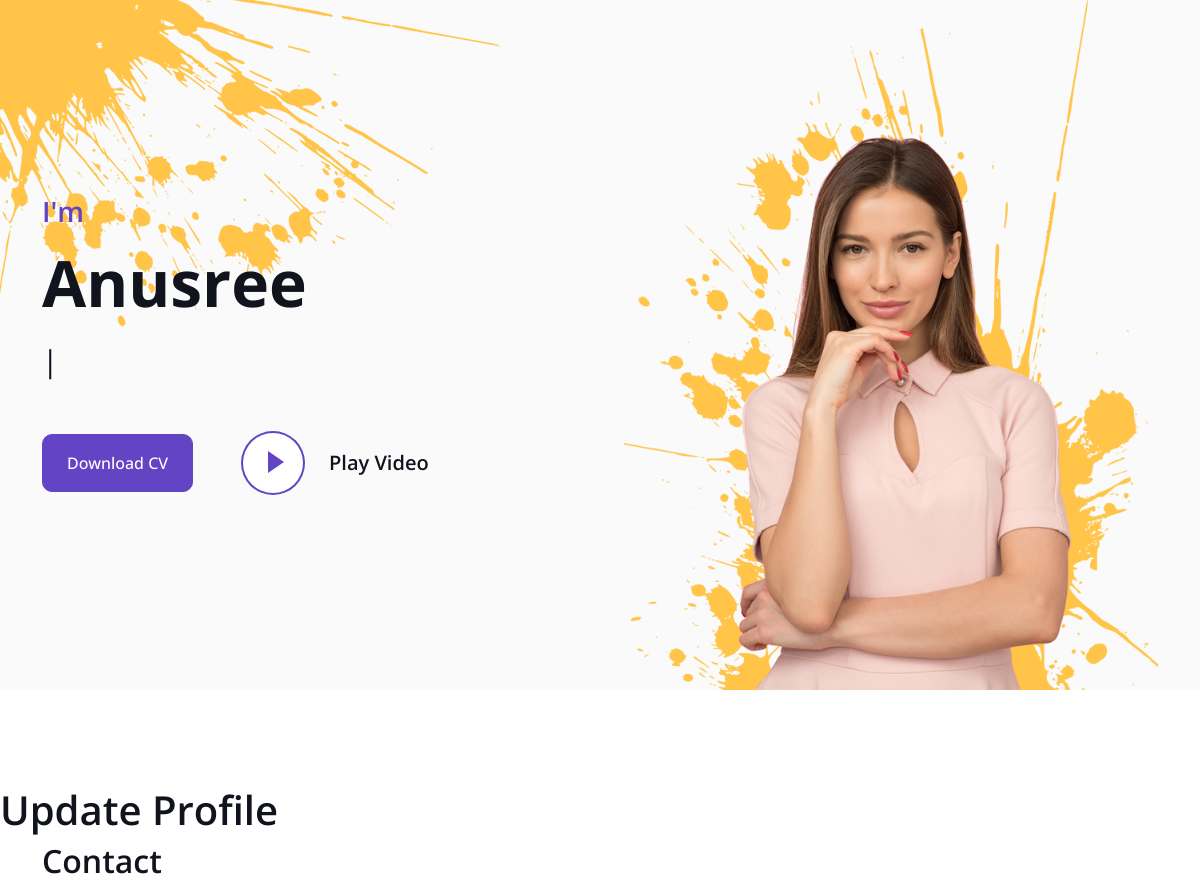
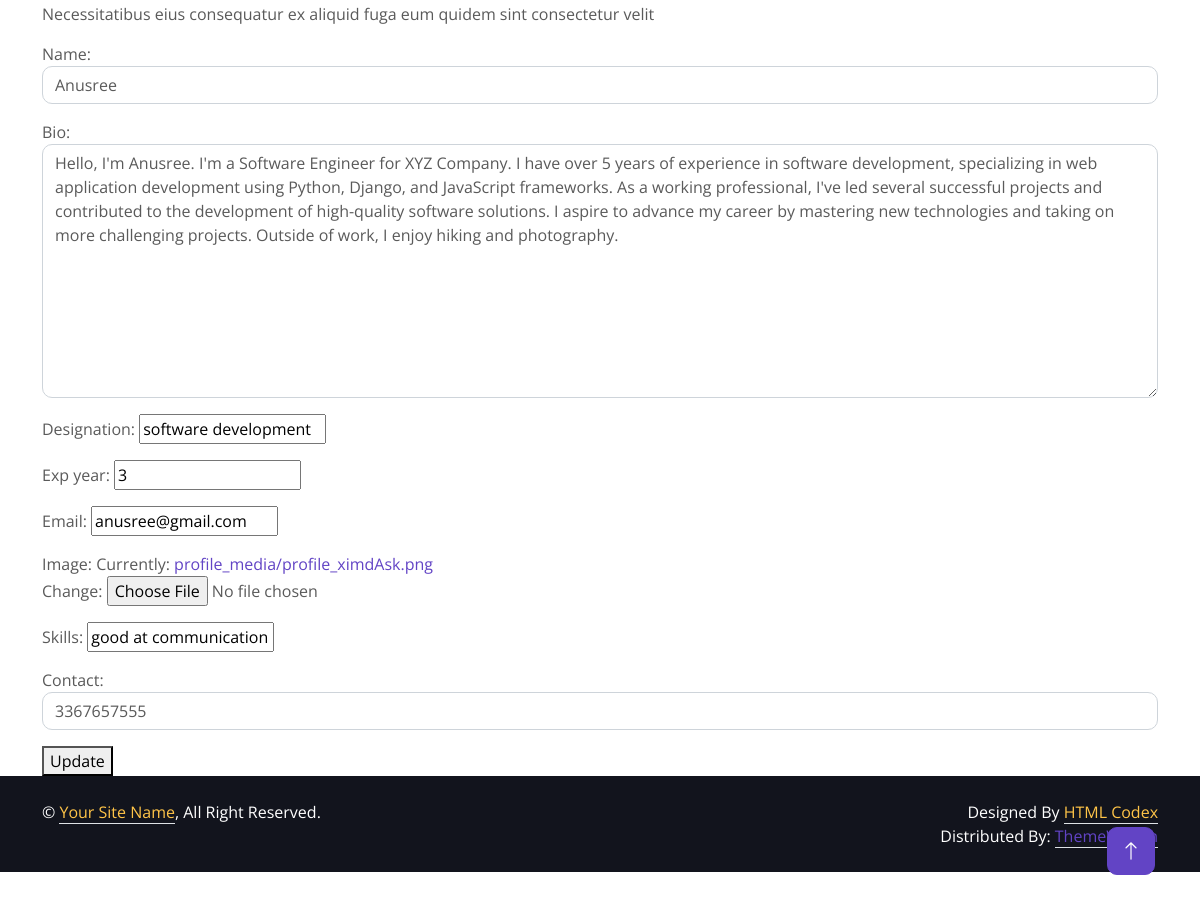
Screenshot of /update/1 with the database file from the repository (2 pictures, top to bottom).
### users_app/models.py (models this page shows, shortened)
class Profile(models.Model):
    name = models.CharField(max_length=100)
    bio=models.CharField(max_length=700)
    designation=models.CharField(max_length=100)
    exp_year=models.IntegerField()
    email=models.EmailField(max_length=100)
    image = models.ImageField(upload_to='profile_media')
    skills = models.CharField(max_length=100)
    contact = models.CharField(max_length=50)

### users_app/views.py (the view)
# urls.py: path('update/<int:profile_id>', views.updateProfile, name='update'),
def updateProfile(request,profile_id):
    profile=Profile.objects.get(id=profile_id)
    if request.method=='POST':
        form=ProfileForm(request.POST,instance=profile)
        if form.is_valid():
            form.save()
            return redirect('/')
    else:
        form=ProfileForm(instance=profile)
    return render(request,'update.html',{'form':form})

### users_app/forms.py
class ProfileForm(forms.ModelForm):
    class Meta:
        model = Profile
        fields = '__all__'
        widgets = {
            'name': forms.TextInput(attrs={'class': 'form-control', 'placeholder': 'Enter the title'}),
            'bio': forms.Textarea(attrs={'class': 'form-control', 'placeholder': 'Select the Author'}),
            'contact': forms.TextInput(attrs={'class': 'form-control', 'placeholder': 'Enter the Price'})
        }

### templates/update.html (shortened to what this page needs)
{% extends 'base.html' %}
{% load static %}
{% block content %}
 <h1>Update Profile</h1>
    <section id="contact" class="contact section">
      <div class="container section-title" data-aos="fade-up">
        <h2>Contact</h2>
        <p>Necessitatibus eius consequatur ex aliquid fuga eum quidem sint consectetur velit</p>
      </div>
      <div class="container" data-aos="fade-up" data-aos-delay="100">
        <div class="row gy-4">
          <div class="col-lg-12">
             <form method="post">
        {{ form.as_p }}
        <button type="submit">Update</button>
    </form>
          </div>
        </div>
      </div>
    </section>
{% endblock %}

### static/assets/css/style.css (style rules this page uses)
:root { --primary: #6244C5; --secondary: #FFC448; --light: #FAFAFB; --dark: #12141D; }

### rows the page displays
Profile: name "Anusree", bio "Hello, I'm Anusree. I'm a Software Engineer for XYZ Company. I have over 5 years of experience in software development, specializing in web application development using Python, Django, and JavaScript frameworks. As a working professional, I've led several successful projects and contributed to the development of high-quality software solutions. I aspire to advance my career by mastering new technologies and taking on more challenging projects. Outside of work, I enjoy hiking and photography.", designation "software development", exp_year "3", email "anusree@gmail.com", skills "good at communication", contact "3367657555"
